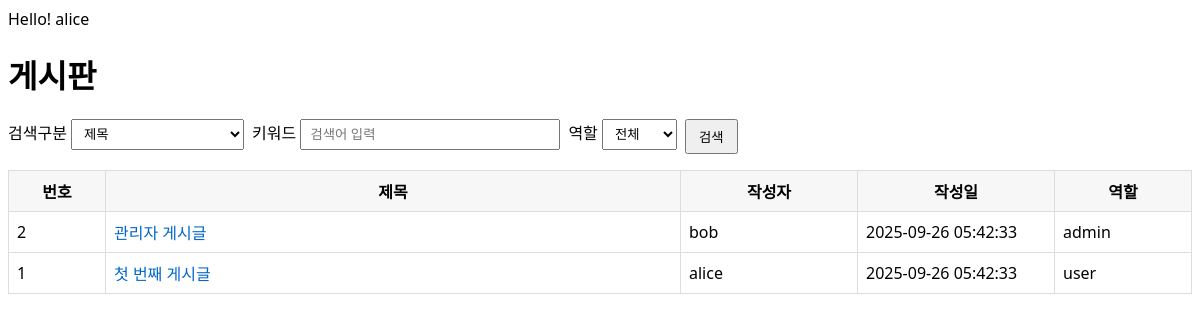
Screenshot of /board/board.php (signed in) with the database file from the repository.
### tables this page shows
CREATE TABLE posts (
    id INT AUTO_INCREMENT PRIMARY KEY,
    title VARCHAR(200) NOT NULL,
    content TEXT NOT NULL,
    user_id INT NOT NULL,
    filename VARCHAR(255),
    role ENUM('user','admin') NOT NULL DEFAULT 'user',
    isSecret BOOLEAN NOT NULL DEFAULT FALSE,
    created_at TIMESTAMP DEFAULT CURRENT_TIMESTAMP,
    FOREIGN KEY (user_id) REFERENCES users(id) ON DELETE CASCADE
);

CREATE TABLE users (
    id INT AUTO_INCREMENT PRIMARY KEY,
    username VARCHAR(50) NOT NULL UNIQUE,
    email VARCHAR(100) NOT NULL UNIQUE,
    password VARCHAR(255) NOT NULL,
    profile VARCHAR(255) DEFAULT NULL,
    role ENUM('user','admin') NOT NULL DEFAULT 'user',
    created_at TIMESTAMP DEFAULT CURRENT_TIMESTAMP
);

### board/board.php (the view, shortened to what this page needs)
<?php
require '../config.php';
include '../header.php';
$q      = isset($_GET['q']) ? trim($_GET['q']) : '';
$field  = isset($_GET['field']) ? $_GET['field'] : 'title';
$role   = isset($_GET['role']) ? trim($_GET['role']) : '';
$where = [];
$whereSql = $where ? ('WHERE '.implode(' AND ', $where)) : '';
$sql = "
SELECT
    p.id,
    p.title,
    p.created_at,
    u.username AS author_name,
    COALESCE(p.role, u.role) AS role_name
FROM posts p
JOIN users u ON p.user_id = u.id
{$whereSql}
ORDER BY p.created_at DESC, p.id DESC
";
$stmt = $pdo->query($sql);
$rows = $stmt->fetchAll(PDO::FETCH_ASSOC);
$preserveQs = http_build_query([
    'q'     => $q,
    'field' => $field,
    'role'  => $role,
]);
?>
<!doctype html>
<html lang="ko">
<head>
</head>
<body>
  <h1>게시판</h1>
  <form class="search" method="get" action="">
    <label>
      검색구분
      <select name="field">
        <option value="title"   <?= $field==='title'?'selected':''; ?>>제목</option>
      </select>
    </label>
    <label>
      키워드
      <input type="text" name="q" value="<?= htmlspecialchars($q, ENT_QUOTES, 'UTF-8') ?>" placeholder="검색어 입력">
    </label>
    <label>
      역할
      <select name="role">
        <option value=""        <?= $role===''?'selected':''; ?>>전체</option>
      </select>
    </label>
    <button type="submit">검색</button>
  </form>
  <?php if (!$rows && $q !== ''): ?>
    <p class="no-results">"<?= htmlspecialchars($q, ENT_QUOTES, 'UTF-8') ?>"에 대한 검색 결과가 없습니다.</p>
  <?php elseif (!$rows): ?>
    <p class="muted">게시글이 없습니다.</p>
  <?php else: ?>
    <table>
      <thead>
        <tr>
          <th style="width:80px">번호</th>
          <th>제목</th>
          <th style="width:160px">작성자</th>
          <th style="width:180px">작성일</th>
          <th style="width:120px">역할</th>
        </tr>
      </thead>
      <tbody>
        <?php foreach ($rows as $r): ?>
          <?php
            $id = (int)$r['id'];
            $title = htmlspecialchars($r['title'], ENT_QUOTES, 'UTF-8');
            $author = htmlspecialchars($r['author_name'], ENT_QUOTES, 'UTF-8');
            $created = htmlspecialchars($r['created_at'], ENT_QUOTES, 'UTF-8');
            $roleName = htmlspecialchars($r['role_name'], ENT_QUOTES, 'UTF-8');
            $link = 'view.php?id=' . $id;
            if ($preserveQs !== '') {
                $link .= '&' . $preserveQs;
            }
          ?>
          <tr>
            <td><?= $id ?></td>
            <td><a href="<?= $link ?>"><?= $title ?></a></td>
            <td><?= $author ?></td>
            <td><?= $created ?></td>
            <td><?= $roleName ?></td>
          </tr>
        <?php endforeach; ?>
      </tbody>
    </table>
  <?php endif; ?>
</body>
</html>

### board/board.php (style rules this page uses)
body { font-family: system-ui, -apple-system, Segoe UI, Roboto, Helvetica, Arial, sans-serif; }
form.search { margin: 16px 0; display: flex; gap: 8px; flex-wrap: wrap; }
table { border-collapse: collapse; width: 100%; }
th, td { border: 1px solid #ddd; padding: 8px; }
thead th { background: #f7f7f7; }
input[type="text"] { padding: 6px 8px; width: 260px; }
select { padding: 6px 8px; }
button { padding: 6px 12px; cursor: pointer; }
a { text-decoration: none; color: #0066cc; }

### rows the page displays
posts: id "2", title "관리자 게시글", user.username "bob", created_at "2025-09-26 05:42:33", roleName "admin"
posts: id "1", title "첫 번째 게시글", user.username "alice", created_at "2025-09-26 05:42:33", roleName "user"

### other values shown
$_SESSION['username'] "alice"
